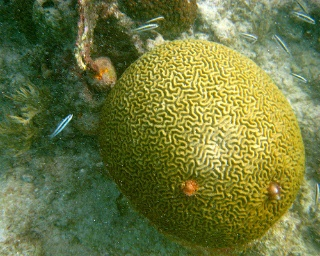
//> input picture Vitis-AI-Library/samples/classification/sample_classification.jpg, 320 x 256 px
$ ./xf_pyr_up_tb ../../../../../../../../../Vitis-AI-Library/samples/classification/sample_classification.jpg   (built with g++ and OpenCV 4)
//> lines starting //> are read from the running program, lines starting //| are printed output that depends on the picture; after the words box and inside, x2 and y2 are one past the last pixel; in counts of white or black regions, pixels touching at a corner belong together
// [15 lines of licence text are left out]

#include "common/xf_headers.hpp"
#include "xf_pyr_up_config.h"

int main(int argc, char* argv[]) {
    cv::Mat input_image, output_image, output_xf, output_diff_xf_cv;
#if RGBA
    input_image = cv::imread(argv[1], 1);
#else
    input_image = cv::imread(argv[1], 0);
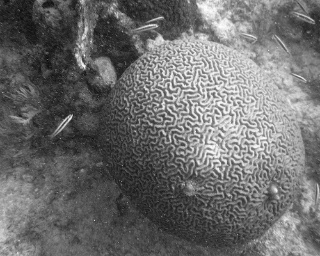
//> input_image: 256 rows x 320 cols, CV_8UC1; min 7, max 255, mean 109.2
#endif
    int channels = input_image.channels();
//> channels = 1
    int input_height = input_image.rows;
//> input_height = 256
    int input_width = input_image.cols;
//> input_width = 320

    int output_height = input_image.rows << 1;
//> output_height = 512
    int output_width = input_image.cols << 1;
//> output_width = 640
#if RGBA
    output_xf.create(output_height, output_width, CV_8UC3);
    output_diff_xf_cv.create(output_height, output_width, CV_8UC3);
#else
    output_xf.create(output_height, output_width, CV_8UC1);
    output_diff_xf_cv.create(output_height, output_width, CV_8UC1);
#endif

    std::cout << "Input Height " << input_height << " Input_Width " << input_width << std::endl;
//| Input Height 256 Input_Width 320
    std::cout << "Output Height " << output_height << " Output_Width " << output_width << std::endl;
//| Output Height 512 Output_Width 640
    cv::pyrUp(input_image, output_image, cv::Size(output_width, output_height), cv::BORDER_DEFAULT);
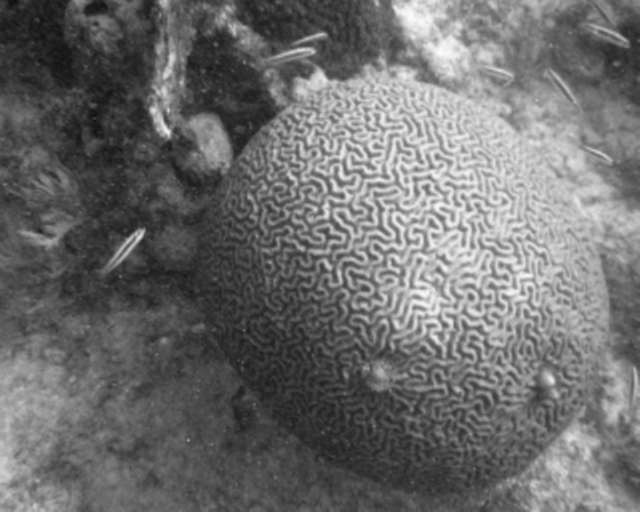
//> output_image: 512 rows x 640 cols, CV_8UC1; min 17, max 252, mean 109.3
    cv::imwrite("opencv_image.png", output_image);
    ///////////////   End of OpenCV reference     /////////////////

    ////////////////////	HLS TOP function call	/////////////////
    pyr_up_accel((ap_uint<INPUT_PTR_WIDTH>*)input_image.data, (ap_uint<INPUT_PTR_WIDTH>*)output_xf.data, input_height,
                 input_width, output_height, output_width);
//> (this line was passed over: ap_uint is not available in this run)
    float err_per;

    /*cv::absdiff(output_xf, output_image, output_diff_xf_cv);
    xf::cv::analyzeDiff(output_diff_xf_cv, 0, err_per);*/

    int num_errors_xf = 0;
    unsigned char max_error = 0;
    unsigned char min_error = 255;

    for (int i = (2 * channels); i < output_height - 2; i++) {
        for (int j = (2 * channels); j < output_width - 2; j++) {
            if (output_xf.at<unsigned char>(i, j) == output_image.at<unsigned char>(i, j)) {
                output_diff_xf_cv.at<unsigned char>(i, j) = 0;

            } else {
                output_diff_xf_cv.at<unsigned char>(i, j) = 255;

                unsigned char temp1 = output_xf.at<unsigned char>(i, j);
                unsigned char temp2 = output_image.at<unsigned char>(i, j);
                unsigned char temp = std::abs(temp1 - temp2);

                if (temp > max_error) {
                    max_error = temp;

                } else if (temp < min_error) {
                    min_error = temp;
                }
                if (temp > 0) {
                    num_errors_xf++;
                }
            }
        }
    }
//> this loop made 508 passes
//> (max_error, num_errors_xf) on passes 1 to 3: (236, 636), (242, 1272), (244, 1908)
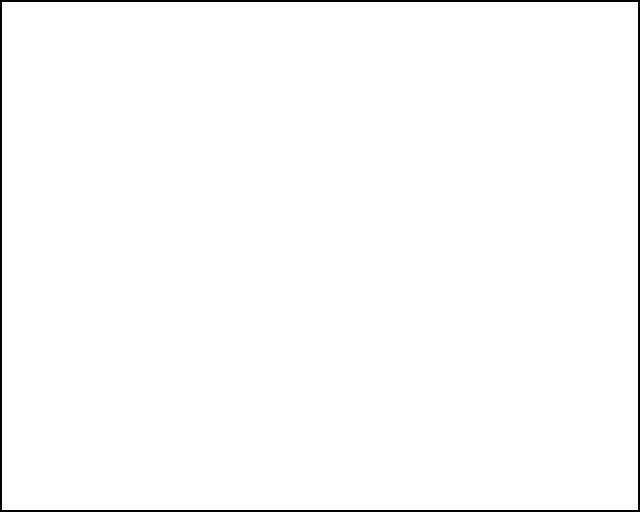
//> output_diff_xf_cv: 512 rows x 640 cols, CV_8UC1; 98.6% white; 1 black region, box (x1, y1, x2, y2) and area: (0, 0, 640, 512) 4592
//> after the loop, max_error = 252; min_error = 17; num_errors_xf = 323088
    cv::imwrite("xf_cv_diff_image.png", output_diff_xf_cv);
    cv::imwrite("xf_image.png", output_xf);

    std::cout << "number of differences between opencv and xf: " << num_errors_xf << std::endl;
//| number of differences between opencv and xf: 323088
    std::cout << "Max Error between opencv and xf: " << (unsigned int)max_error << std::endl;
//| Max Error between opencv and xf: 252
    std::cout << "Min Error between opencv and xf: " << (unsigned int)min_error << std::endl;
//| Min Error between opencv and xf: 17

    if (max_error > 0) {
//> (the run ends here: the program exits with an error code, at `return -1;`)
